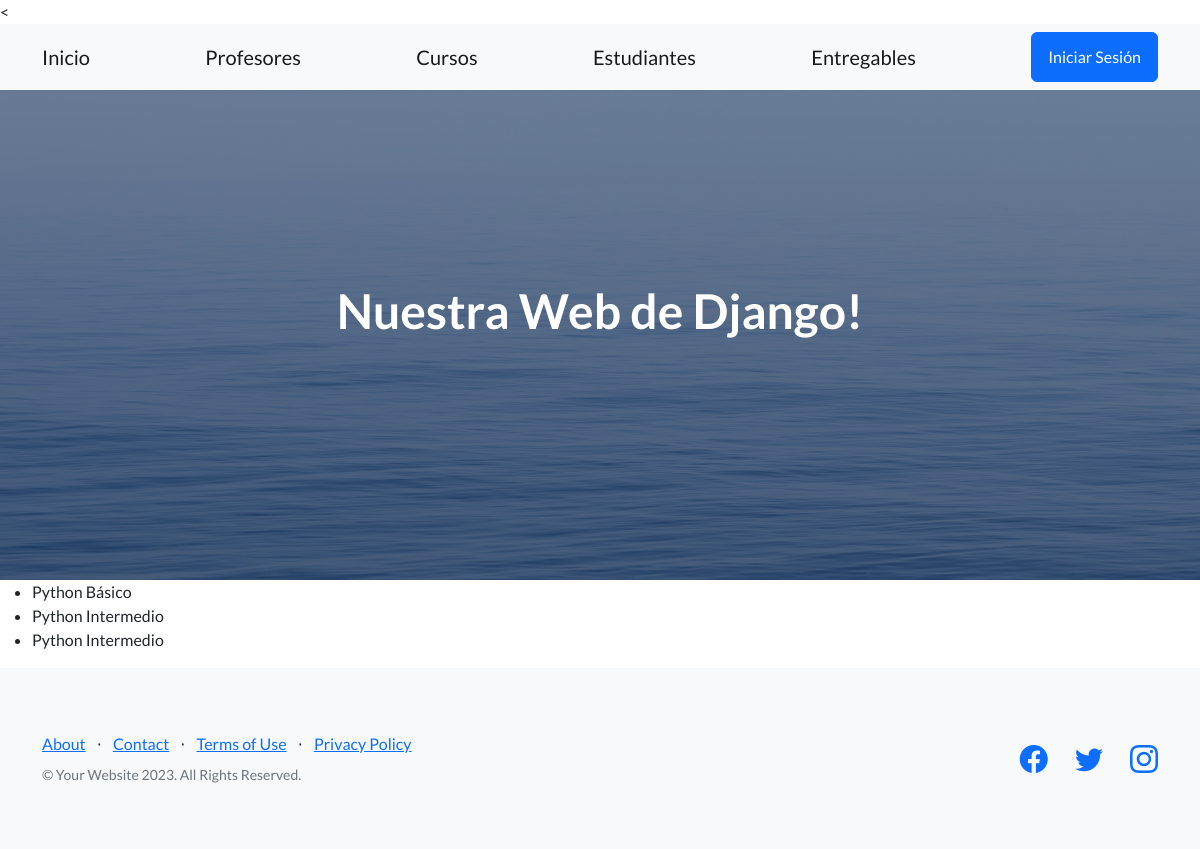
Page /app-coder/lista_cursos/ on the earlier database version.
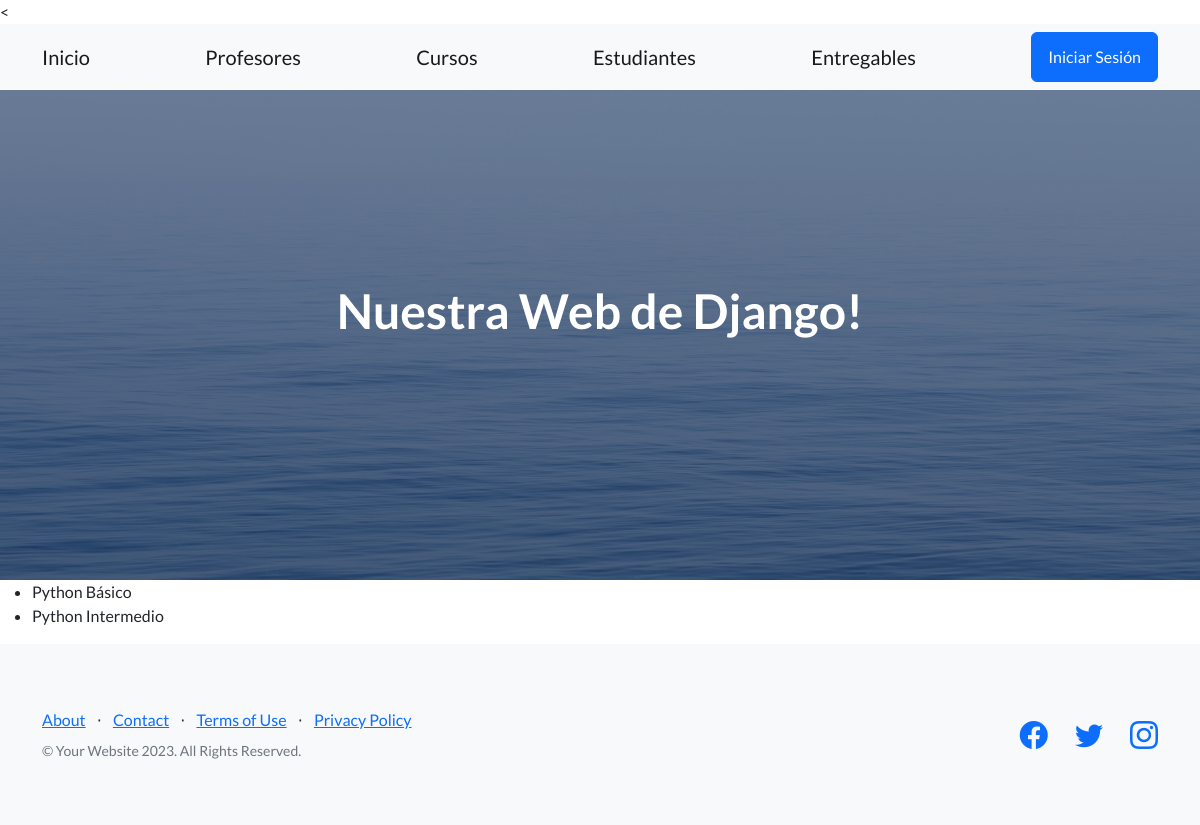
Same page on the later database version.
### AppCoder/models.py (models this page shows, shortened)
class Curso(models.Model):
    nombre = models.CharField(max_length=40)
    camada = models.IntegerField()

### AppCoder/views.py (the view)
# urls.py: path("lista_cursos/", listar_cursos, name="ListaCursos"),
def listar_cursos(req):
    lista = Curso.objects.all()
    return render(req, "lista_cursos.html", {"lista_cursos": lista})

### AppCoder/Templates/lista_cursos.html
{% extends 'padre.html' %}
{% block contenidoQueCambia %}
    <ul>
        {% for curso in lista_cursos %}
            <li> {{curso.nombre}} </li>
        {% endfor %}
    </ul>
{% endblock contenidoQueCambia %}

Differences in the rows shown:
removed Curso: nombre "Python Intermedio"
